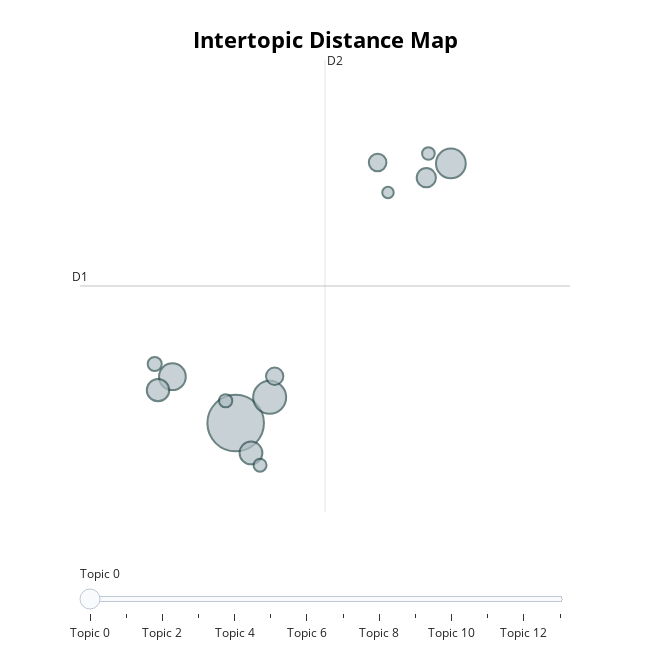

Notebook source saved alongside this figure:
### Code cell
topic_model_summary.visualize_topics(top_n_topics=20)

### Figure 1 — Plotly figure (JSON) as saved in the notebook; plotly's stock layout.template omitted (floating-point values rounded to 4 significant figures)
{"data": [{"customdata": [[0, "life | mother | family | love | new", 1842], [1, "detective | police | cop | murder | crime", 627], [2, "music | band | rock | musician | musical", 509], [3, "nazi | war | german | jewish | russian", 412], [4, "earth | alien | planet | space | human", 299], [5, "china | japanese | master | art | warrior", 289], [6, "team | player | sport | game | school", 212], [7, "art | artist | portrait | work | photographer", 178], [8, "agent | secret | mission | government | must", 173], [9, "soldier | war | army | military | home", 114], [10, "novel | love | based | story | woman", 101], [11, "animal | disney | adventure | bear | creature", 98], [12, "comedy | film | funny | show | hilarious", 92], [13, "political | president | american | state | america", 76]], "hovertemplate": "<b>Topic %{customdata[0]}</b><br>%{customdata[1]}<br>Size: %{customdata[2]}", "legendgroup": "", "marker": {"color": "#B0BEC5", "line": {"color": "DarkSlateGrey", "width": 2}, "size": [1842, 627, 509, 412, 299, 289, 212, 178, 173, 114, 101, 98, 92, 76], "sizemode": "area", "sizeref": 1.151, "symbol": "circle"}, "mode": "markers", "name": "", "orientation": "v", "showlegend": false, "type": "scatter", "x": [10.46, 11.07, 14.34, 9.313, 10.73, 9.053, 13.9, 13.02, 11.16, 8.993, 10.27, 10.89, 13.94, 13.21], "xaxis": "x", "y": [8.662, 9.292, 15.01, 9.796, 7.931, 9.468, 14.67, 15.04, 9.809, 10.11, 9.209, 7.632, 15.26, 14.3], "yaxis": "y"}], "layout": {"annotations": [{"showarrow": false, "text": "D1", "x": 7.644, "y": 12.02, "yshift": 10}, {"showarrow": false, "text": "D2", "x": 12.07, "xshift": 10, "y": 17.55}], "height": 650, "hoverlabel": {"bgcolor": "white", "font": {"family": "Rockwell", "size": 16}}, "legend": {"itemsizing": "constant", "tracegroupgap": 0}, "margin": {"t": 60}, "shapes": [{"line": {"color": "#CFD8DC", "width": 2}, "type": "line", "x0": 12.07, "x1": 12.07, "y0": 6.487, "y1": 17.55}, {"line": {"color": "#9E9E9E", "width": 2}, "type": "line", "x0": 7.644, "x1": 16.49, "y0": 12.02, "y1": 12.02}], "sliders": [{"active": 0, "pad": {"t": 50}, "steps": [{"args": [{"marker.color": [["red", "#B0BEC5", "#B0BEC5", "#B0BEC5", "#B0BEC5", "#B0BEC5", "#B0BEC5", "#B0BEC5", "#B0BEC5", "#B0BEC5", "#B0BEC5", "#B0BEC5", "#B0BEC5", "#B0BEC5"]]}], "label": "Topic 0", "method": "update"}, {"args": [{"marker.color": [["#B0BEC5", "red", "#B0BEC5", "#B0BEC5", "#B0BEC5", "#B0BEC5", "#B0BEC5", "#B0BEC5", "#B0BEC5", "#B0BEC5", "#B0BEC5", "#B0BEC5", "#B0BEC5", "#B0BEC5"]]}], "label": "Topic 1", "method": "update"}, {"args": [{"marker.color": [["#B0BEC5", "#B0BEC5", "red", "#B0BEC5", "#B0BEC5", "#B0BEC5", "#B0BEC5", "#B0BEC5", "#B0BEC5", "#B0BEC5", "#B0BEC5", "#B0BEC5", "#B0BEC5", "#B0BEC5"]]}], "label": "Topic 2", "method": "update"}, {"args": [{"marker.color": [["#B0BEC5", "#B0BEC5", "#B0BEC5", "red", "#B0BEC5", "#B0BEC5", "#B0BEC5", "#B0BEC5", "#B0BEC5", "#B0BEC5", "#B0BEC5", "#B0BEC5", "#B0BEC5", "#B0BEC5"]]}], "label": "Topic 3", "method": "update"}, {"args": [{"marker.color": [["#B0BEC5", "#B0BEC5", "#B0BEC5", "#B0BEC5", "red", "#B0BEC5", "#B0BEC5", "#B0BEC5", "#B0BEC5", "#B0BEC5", "#B0BEC5", "#B0BEC5", "#B0BEC5", "#B0BEC5"]]}], "label": "Topic 4", "method": "update"}, {"args": [{"marker.color": [["#B0BEC5", "#B0BEC5", "#B0BEC5", "#B0BEC5", "#B0BEC5", "red", "#B0BEC5", "#B0BEC5", "#B0BEC5", "#B0BEC5", "#B0BEC5", "#B0BEC5", "#B0BEC5", "#B0BEC5"]]}], "label": "Topic 5", "method": "update"}, {"args": [{"marker.color": [["#B0BEC5", "#B0BEC5", "#B0BEC5", "#B0BEC5", "#B0BEC5", "#B0BEC5", "red", "#B0BEC5", "#B0BEC5", "#B0BEC5", "#B0BEC5", "#B0BEC5", "#B0BEC5", "#B0BEC5"]]}], "label": "Topic 6", "method": "update"}, {"args": [{"marker.color": [["#B0BEC5", "#B0BEC5", "#B0BEC5", "#B0BEC5", "#B0BEC5", "#B0BEC5", "#B0BEC5", "red", "#B0BEC5", "#B0BEC5", "#B0BEC5", "#B0BEC5", "#B0BEC5", "#B0BEC5"]]}], "label": "Topic 7", "method": "update"}, {"args": [{"marker.color": [["#B0BEC5", "#B0BEC5", "#B0BEC5", "#B0BEC5", "#B0BEC5", "#B0BEC5", "#B0BEC5", "#B0BEC5", "red", "#B0BEC5", "#B0BEC5", "#B0BEC5", "#B0BEC5", "#B0BEC5"]]}], "label": "Topic 8", "method": "update"}, {"args": [{"marker.color": [["#B0BEC5", "#B0BEC5", "#B0BEC5", "#B0BEC5", "#B0BEC5", "#B0BEC5", "#B0BEC5", "#B0BEC5", "#B0BEC5", "red", "#B0BEC5", "#B0BEC5", "#B0BEC5", "#B0BEC5"]]}], "label": "Topic 9", "method": "update"}, {"args": [{"marker.color": [["#B0BEC5", "#B0BEC5", "#B0BEC5", "#B0BEC5", "#B0BEC5", "#B0BEC5", "#B0BEC5", "#B0BEC5", "#B0BEC5", "#B0BEC5", "red", "#B0BEC5", "#B0BEC5", "#B0BEC5"]]}], "label": "Topic 10", "method": "update"}, {"args": [{"marker.color": [["#B0BEC5", "#B0BEC5", "#B0BEC5", "#B0BEC5", "#B0BEC5", "#B0BEC5", "#B0BEC5", "#B0BEC5", "#B0BEC5", "#B0BEC5", "#B0BEC5", "red", "#B0BEC5", "#B0BEC5"]]}], "label": "Topic 11", "method": "update"}, {"args": [{"marker.color": [["#B0BEC5", "#B0BEC5", "#B0BEC5", "#B0BEC5", "#B0BEC5", "#B0BEC5", "#B0BEC5", "#B0BEC5", "#B0BEC5", "#B0BEC5", "#B0BEC5", "#B0BEC5", "red", "#B0BEC5"]]}], "label": "Topic 12", "method": "update"}, {"args": [{"marker.color": [["#B0BEC5", "#B0BEC5", "#B0BEC5", "#B0BEC5", "#B0BEC5", "#B0BEC5", "#B0BEC5", "#B0BEC5", "#B0BEC5", "#B0BEC5", "#B0BEC5", "#B0BEC5", "#B0BEC5", "red"]]}], "label": "Topic 13", "method": "update"}]}], "title": {"font": {"color": "Black", "size": 22}, "text": "<b>Intertopic Distance Map</b>", "x": 0.5, "xanchor": "center", "y": 0.95, "yanchor": "top"}, "width": 650, "xaxis": {"anchor": "y", "domain": [0, 1], "range": [7.644, 16.49], "title": {"text": ""}, "visible": false}, "yaxis": {"anchor": "x", "domain": [0, 1], "range": [6.487, 17.55], "title": {"text": ""}, "visible": false}}}
